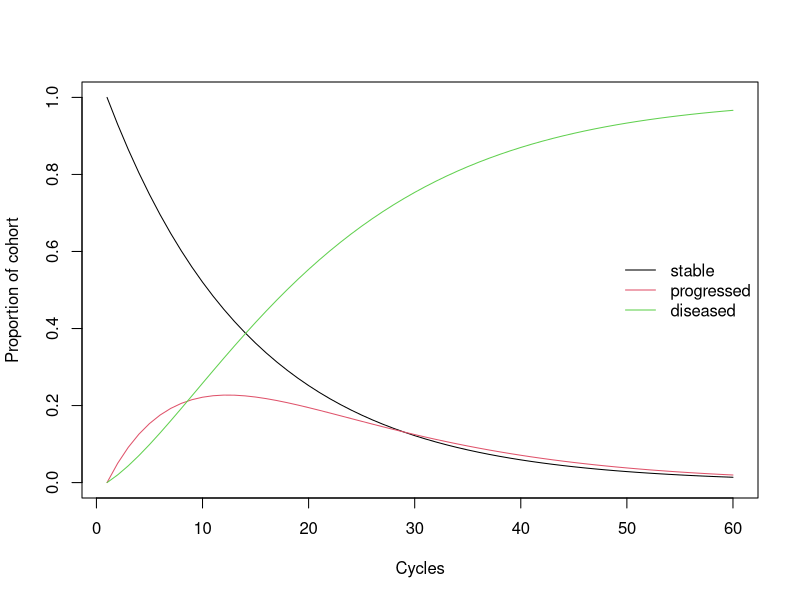

This chart was generated by the following R code:
##################################################################################
#### simple 3-state transition model with fixed probabilities over time ##########
##################################################################################

p.SD <- 0.02                                 # probability from stable to diseased
p.SP <- 0.05                                 # probability from stable to progressed
p.PD <- 0.1                                  # probability from progressed to diseased
n.t <- 60                                    # number of cycles
v.n <- c("stable", "progressed","diseased")  # state names
n.s<- length(v.n)                            # number of states
m.P <- rbind(c(1 - p.SD - p.SP, p.SP, p.SD), # Transition matrix
             c(0,            1- p.PD, p.PD),
             c(0,               0,       1))
m.TR <- matrix(NA, nrow = n.t, ncol = n.s, 
               dimnames = list(1:n.t, v.n))   # create Markov trace
m.TR[1,] <- c(1,0,0)                         # initialize Markov trace
for (t in 2:n.t)                             # throughout the number of cycles
{
  m.TR[t, ] <-m.TR[t - 1,] %*% m.P           # estimate the Markov trace for cycle t 
}


plot(1:n.t, m.TR[,"stable"],type = "l", ylim = c(0, 1), ylab = "Proportion of cohort", xlab = "Cycles" )
lines(m.TR[,"progressed"],col = 2)
lines(m.TR[,"diseased"],col = 3)
legend("right", v.n, col = 1:3, lty = rep(1, 3), bty = "n")

